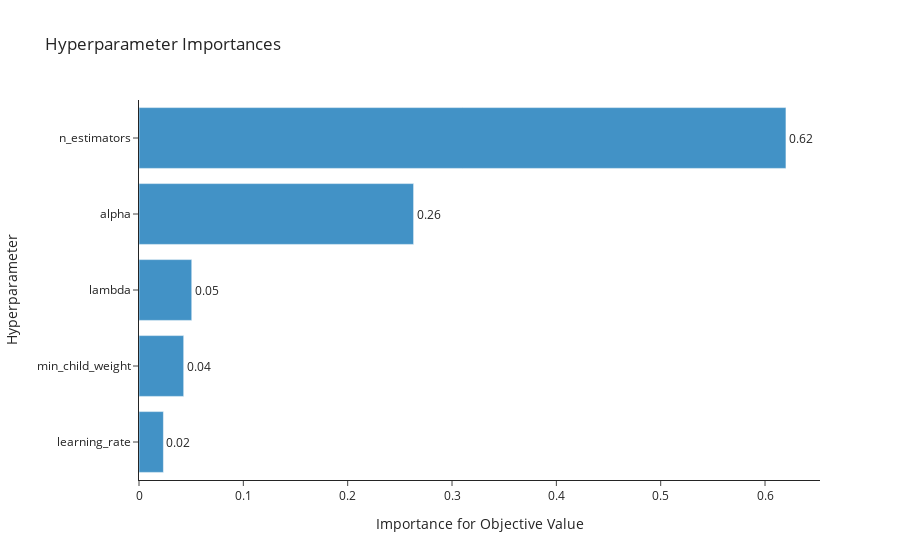

Notebook code for this chart:
### Markdown cell above
![parameter%20importance.png](attachment:parameter%20importance.png)

### Code cell
fig = optuna.visualization.plot_param_importances(study)
fig.update_layout(template='simple_white')

### Figure 1 — Plotly figure (JSON) as saved in the notebook; plotly's stock layout.template omitted (floating-point values rounded to 4 significant figures)
{"data": [{"cliponaxis": false, "hovertemplate": ["learning_rate (CategoricalDistribution): 0.023399141329510213<extra></extra>", "min_child_weight (IntDistribution): 0.04283193997695738<extra></extra>", "lambda (FloatDistribution): 0.05054229450589232<extra></extra>", "alpha (FloatDistribution): 0.2631805477930211<extra></extra>", "n_estimators (IntDistribution): 0.6200460763946191<extra></extra>"], "marker": {"color": "rgb(66,146,198)"}, "orientation": "h", "text": ["0.02", "0.04", "0.05", "0.26", "0.62"], "textposition": "outside", "type": "bar", "x": [0.0234, 0.04283, 0.05054, 0.2632, 0.62], "y": ["learning_rate", "min_child_weight", "lambda", "alpha", "n_estimators"]}], "layout": {"showlegend": false, "title": {"text": "Hyperparameter Importances"}, "xaxis": {"title": {"text": "Importance for Objective Value"}}, "yaxis": {"title": {"text": "Hyperparameter"}}}}
